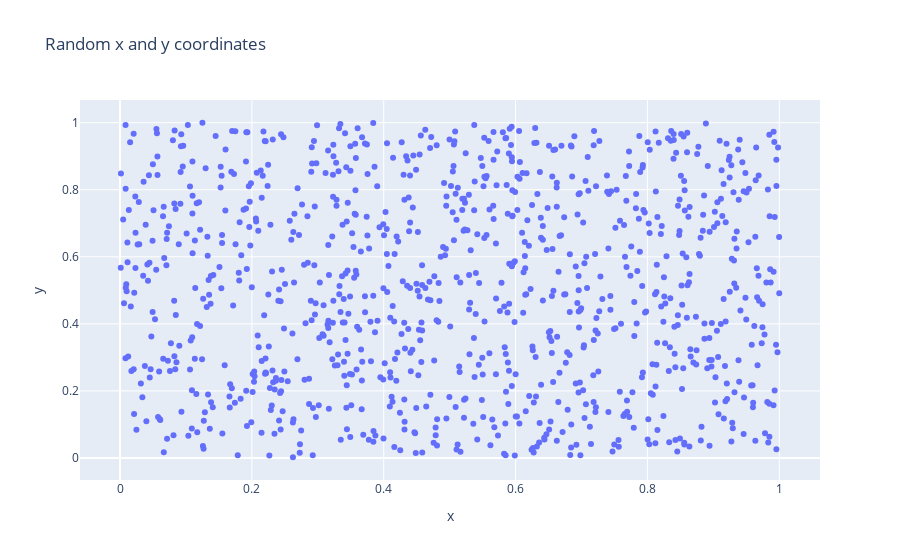

Notebook code cell kept with this figure:
### Code cell
# 1 Scatter plot for random 1000 x and y coordinates

x = np.random.rand(1000)
y = np.random.rand(1000)

fig = px.scatter(x=x, y=y,title="Random x and y coordinates")
fig.show()

### Figure 1 — Plotly figure (JSON) as saved in the notebook; plotly's stock layout.template omitted (floating-point values rounded to 4 significant figures; data arrays with more than 128 entries replaced by an {"elided": "..."} marker saying what was removed)
{"data": [{"hovertemplate": "x=%{x}<br>y=%{y}<extra></extra>", "legendgroup": "", "marker": {"color": "#636efa", "symbol": "circle"}, "mode": "markers", "name": "", "orientation": "v", "showlegend": false, "type": "scatter", "x": {"elided": "1000 float values"}, "xaxis": "x", "y": {"elided": "1000 float values"}, "yaxis": "y"}], "layout": {"legend": {"tracegroupgap": 0}, "title": {"text": "Random x and y coordinates"}, "xaxis": {"anchor": "y", "domain": [0, 1], "title": {"text": "x"}}, "yaxis": {"anchor": "x", "domain": [0, 1], "title": {"text": "y"}}}}
